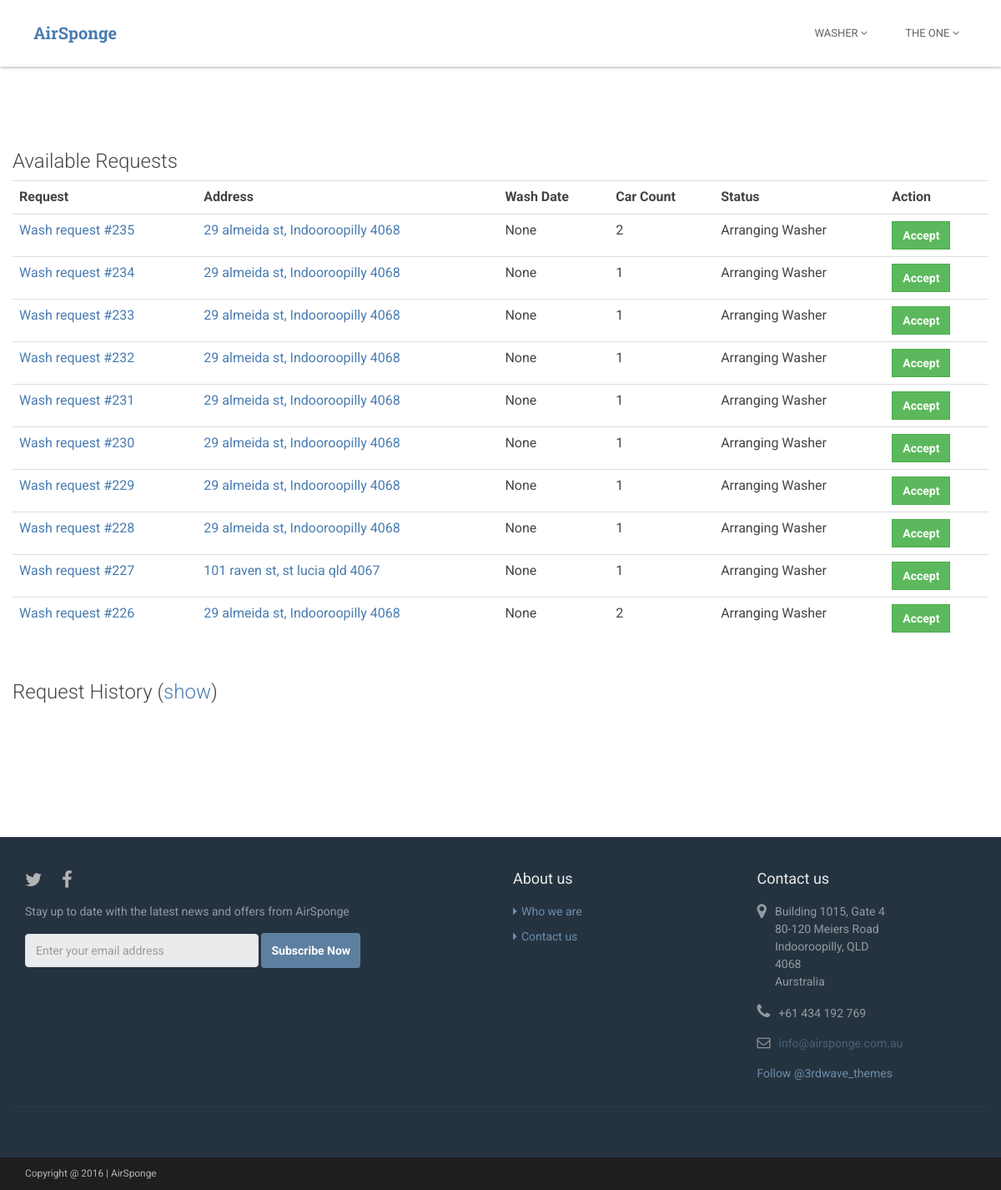
/accounts/dashboard/ (signed in), run on the app's committed database.
### a/models.py (models this page shows, shortened)
class BaseUser(AbstractUser):
    ROLE_CHOICES = [
        ('user', 'user'),
        ('washee', 'washee'),
        ('washer', 'washer'),
        ('both', 'both'),
    ]
    role = models.CharField(max_length=10, choices=ROLE_CHOICES, default='user')
    phone = models.CharField(max_length=20, null=True, blank=True)
    rating = models.FloatField(null=True, blank=True)

class WashRequest(models.Model):
    washee = models.ForeignKey(BaseUser, on_delete=models.CASCADE, null=True, blank=True,
                               related_name='assigned_washee')
    address = models.ForeignKey(Address, null=True, blank=True)
    washer = models.ForeignKey(BaseUser, on_delete=models.CASCADE, null=True, blank=True,
                               related_name='assigned_washer')
    promocode = models.ForeignKey(Promocode, on_delete=models.CASCADE, null=True, blank=True)
    STATUS_CHOICES = [
        (1, 'Payment Pending'),
        (2, 'Arranging Washer'),
        (3, 'Wash in Progress'),
        (4, 'Completed'),
        (0, 'Cancelled'),
    ]
    status = models.IntegerField(choices=STATUS_CHOICES, default=1)
    active = models.BooleanField(default=True)
    request_date = models.DateTimeField(null=True, blank=True)
    wash_date = models.DateTimeField(null=True, blank=True)
    water_details = models.CharField(max_length=40, null=True, blank=True)
    electricity_details = models.CharField(max_length=40, null=True, blank=True)
    vacuum_details = models.CharField(max_length=40, null=True, blank=True)
    description = models.CharField(max_length=254, null=True, blank=True)
    discount = models.FloatField(default=0, blank=True)
    car_count = models.IntegerField(default=1, blank=True)
    total_price = models.FloatField(default=0, blank=True)

class Address(models.Model):
    baseUser = models.OneToOneField(BaseUser, null=True, blank=True)
    street_address = models.CharField(max_length=200, null=True, blank=True)
    suburb = models.CharField(max_length=40, null=True, blank=True)
    city = models.CharField(max_length=40, null=True, blank=True)
    postcode = models.CharField(max_length=10, blank=True, null=True)
    state = models.CharField(max_length=20, null=True, blank=True)
    country = models.CharField(max_length=40, null=True, blank=True)
    oneline_address = models.CharField(max_length=200, null=True, blank=True)
    formatted = models.CharField(max_length=200, null=True, blank=True)

### a/views.py (the view)
# urls.py: url(r'^accounts/dashboard/$', views.dashboard, name='dashboard'),
@login_required
def dashboard(request):
    context = {}
    if request.user.role == 'user':
        context['message'] = 'Book a request now or sign up to become an AirSponge washer'
    elif request.user.role == 'washee':
        context['active_requests'] = WashRequest.objects.filter(washee=request.user, active=True).order_by(
            'request_date').reverse()
        context['inactive_requests'] = WashRequest.objects.filter(washee=request.user, active=False).order_by(
            'request_date').reverse()
    elif request.user.role == 'washer':
        context['available_requests'] = WashRequest.objects.filter(status=2).order_by(
            'request_date').reverse()
        context['active_requests'] = WashRequest.objects.filter(washer=request.user, active=True).order_by(
            'request_date').reverse()
        context['inactive_requests'] = WashRequest.objects.filter(washer=request.user, active=False).order_by(
            'request_date').reverse()
    return render(request, 'account/dashboard.html', context)

### a/templatetags/customtags.py (called while the page is built)
@register.filter(name='url_address')
def url_address(address):
    return address.replace(' ', '+')

### templates/account/dashboard.html (shortened to what this page needs)
{% extends 'base.html' %}
{% load i18n %}
{% block body-class %}
    class='dashboard-page'
{% endblock %}
{% block nav %}
    {% include 'nav.html' with none='-none' scrolled='scrolled' %}
{% endblock %}
{% block content %}
    <section class="dashboard-section custom-section section section-on-bg">
        <div class="container">
            {% if available_requests %}
                {% include 'account/dashboard-table.html' with r=available_requests status='available' string='Available Requests' %}
            {% endif %}
            {% if inactive_requests %}
                {% include 'account/dashboard-table.html' with r=inactive_requests status='inactive' string='Request History' %}
            {% endif %}
        </div>
    </section>
{% endblock %}

### templates/nav.html (shortened to what this page needs)
<header id="header{{ none }}" class="header navbar-fixed-top {{ scrolled }}">
    <div>
        <div class="branding">
            <h1 class="logo">
                <a href="/"><span class="text">AirSponge</span></a>
            </h1>
        </div>
        <nav class="main-nav navbar-right" role="navigation">
            <div id="navbar-collapse" class="navbar-collapse collapse">
                <ul class="nav navbar-nav">
                    {% if user.is_authenticated %}
                        {% if user.is_superuser %}
                            <li class="nav-item nav-item-cta dropdown">
                                <a data-toggle="dropdown"
                                   data-hover="dropdown" data-delay="0"
                                   data-close-others="false" href="#">
                                    {{ user.role }}
                                    <i class="fa fa-angle-down"></i>
                                </a>
                            </li>
                        {% endif %}
                        <li class="nav-item nav-item-cta last dropdown">
                            <a data-toggle="dropdown"
                               data-hover="dropdown" data-delay="0"
                               data-close-others="false" href="#">
                                {% if user.first_name %}
                                    {{ user.first_name }}
                                {% else %}
                                    {{ user.username }}
                                {% endif %}
                                <i class="fa fa-angle-down"></i>
                            </a>
                        </li>
                    {% else %}
                        <li class="nav-item"><a href="{% url 'account_login' %}">Log in</a></li>
                        <li class="nav-item nav-item-cta last">
                            <a href="{% url 'account_signup' %}">Sign
                                Up</a>
                        </li>
                    {% endif %}
                </ul>
            </div>
        </nav>
    </div>
</header>

### templates/account/dashboard-table.html (shortened to what this page needs)
{% load customtags %}
<div class="row">
    <h3 class="inner-section-title">
        {{ string }} {% if status == 'inactive' %}(<a id="history-toggle-btn" href="#">show</a>){% endif %}
    </h3>
</div>
<div class="row {{ status }}-requests {% if status == 'inactive' %}animate-height{% endif %}" >
    <table id="{{ status }}-requests-table" class="table table-hover" >
        <tr>
            <th>Request</th>
            <th>Address</th>
            <th>Wash Date</th>
            <th>Car Count</th>
            <th>Status</th>
            {% if status != 'inactive' %}
                <th>Action</th>
            {% endif %}
        </tr>
        {% for request in r %}
            <tr>
                <td>
                    <a href="{% url 'a:carwash' %}?id={{ request.id }}">Wash request
                        #{{ request.id }}</a>
                </td>
                <td>
                    <a href="https://google.com.au/maps/place/{{ request.address.oneline_address|url_address }}">
                        {{ request.address.oneline_address }}
                    </a>
                </td>
                <td>{{ request.wash_date }}</td>
                <td>{{ request.car_count }}</td>
                <td>{{ request.get_status_display }}</td>
                {% if status == 'available' %}
                    <td>
                        <a href="#" type="button" class="btn btn-success no-border-radius">Accept</a>
                    </td>
                {% endif %}
            </tr>
        {% endfor %}
    </table>
</div>

### a/static/css/styles-3.css (style rules this page uses)
body { font-family: 'Roboto', arial, sans-serif; color: #444444; font-size: 16px; -webkit-font-smoothing: antialiased; -moz-osx-font-smoothing: grayscale; }
a { color: #497cb1; -webkit-transition: all 0.4s ease-in-out; -moz-transition: all 0.4s ease-in-out; -ms-transition: all 0.4s ease-in-out; -o-transition: all 0.4s ease-in-out; }
.btn, a.btn { -webkit-transition: all 0.4s ease-in-out; -moz-transition: all 0.4s ease-in-out; -ms-transition: all 0.4s ease-in-out; -o-transition: all 0.4s ease-in-out; font-weight: bold; }
.header { color: #fff; width: 100%; position: relative; z-index: 40; height: 80px; }
.header.scrolled { height: 80px; top: 0; }
.header.scrolled .main-nav .nav .nav-item a { color: #666666; -webkit-opacity: 1; -moz-opacity: 1; opacity: 1; }
.header h1.logo { font-family: "Roboto Slab", arial, sans-serif; margin-top: 0; margin-bottom: 0; font-weight: bold; font-size: 15px; float: left; }
.header h1.logo a { color: #fff; padding: 15px 30px; display: inline-block; text-align: center; line-height: 1.4; max-width: 155px; background: #497cb1; -webkit-border-top-right-radius: 0; -webkit-border-bottom-right-radius: 4px; -webkit-border-bottom-left-radius: 4px; -webkit-border-top-left-radius: 0; -moz-border-radius-topright: 0; -moz-border-radius-bottomright: 4px; -moz-border-radius-bottomleft: 4px; -moz-border-radius-topleft: 0; border-top-right-radius: 0; border-bottom-right-radius: 4px; border-bottom-left-radius: 4px; border-top-left-radius: 0; -moz-background-clip: padding; -webkit-background-clip: padding-box; background-clip: padding-box; -webkit-transition: color 0.4s ease-in-out; -moz-transition: color 0.4s ease-in-out; -ms-transition: color 0.4s ease-in-out; -o-transition: color 0.4s ease-in-out; position: relative; font-size: 20px; }
.header .main-nav { margin-top: 15px; }
.header .main-nav .nav .nav-item { font-weight: normal; text-transform: uppercase; font-size: 13px; margin-right: 15px; }
.header .main-nav .nav .nav-item a { color: #fff; }
.header .main-nav .nav .nav-item.last { margin-right: 0; }
@media (min-width: 768px) { .header { height: inherit; } }
@media (min-width: 768px) { .header.scrolled { height: auto; -webkit-box-shadow: none; -moz-box-shadow: none; box-shadow: none; } }
@media (min-width: 768px) { .header.scrolled .main-nav .nav .nav-item a { color: #fff; -webkit-opacity: 1; -moz-opacity: 1; opacity: 1; } }
@media (min-width: 768px) { .header.navbar-fixed-top { position: relative; } }
@media (min-width: 768px) { .header h1.logo { float: none; text-align: center; } }
@media (min-width: 768px) { .header h1.logo a { margin: 0 auto; } }
@media (min-width: 768px) { .header .main-nav .nav .nav-item { margin-right: 10px; } }
@media (min-width: 768px) { .main-nav.navbar-right { float: none !important; } }
@media (min-width: 768px) { .navbar-collapse.collapse { text-align: center; } }
@media (min-width: 768px) { .navbar-collapse.collapse .navbar-nav { float: none; margin: 0 auto; display: inline-block; } }
@media (min-width: 992px) { .header { height: 80px; } }
@media (min-width: 992px) { .header.navbar-fixed-top { position: fixed; } }
@media (min-width: 992px) { .header.scrolled { background: #fff; z-index: 1000; height: 80px; top: 0; -webkit-box-shadow: 0 0 4px rgba(0, 0, 0, 0.5); -moz-box-shadow: 0 0 4px rgba(0, 0, 0, 0.5); box-shadow: 0 0 4px rgba(0, 0, 0, 0.5); } }
@media (min-width: 992px) { .header.scrolled h1.logo a { -webkit-border-radius: 0; -moz-border-radius: 0; -ms-border-radius: 0; -o-border-radius: 0; border-radius: 0; -moz-background-clip: padding; -webkit-background-clip: padding-box; background-clip: padding-box; color: #497cb1; background: #fff; padding-left: 0; padding-top: 25px; } }
@media (min-width: 992px) { .header.scrolled .main-nav .nav .nav-item a { color: #666666; -webkit-opacity: 1; -moz-opacity: 1; opacity: 1; } }
@media (min-width: 992px) { .main-nav { float: right !important; } }
@media (min-width: 992px) { .header h1.logo { float: left; margin: inherit; } }
@media (min-width: 992px) { .header .main-nav .nav .nav-item { margin-right: 15px; } }
@media (min-width: 992px) { .main-nav.navbar-right { float: right !important; } }
@media (min-width: 992px) { .navbar-fixed-top .navbar-collapse { padding-left: 15px; padding-right: 15px; } }

### data on the page
BaseUser: role "WASHER", first_name "THE ONE"
WashRequest: id "235", address.oneline_address "29 almeida st, Indooroopilly 4068", wash_date "None", car_count "2", status "Arranging Washer"
WashRequest: id "234", address.oneline_address "29 almeida st, Indooroopilly 4068", wash_date "None", car_count "1", status "Arranging Washer"
WashRequest: id "233", address.oneline_address "29 almeida st, Indooroopilly 4068", wash_date "None", car_count "1", status "Arranging Washer"
WashRequest: id "232", address.oneline_address "29 almeida st, Indooroopilly 4068", wash_date "None", car_count "1", status "Arranging Washer"
WashRequest: id "231", address.oneline_address "29 almeida st, Indooroopilly 4068", wash_date "None", car_count "1", status "Arranging Washer"
WashRequest: id "230", address.oneline_address "29 almeida st, Indooroopilly 4068", wash_date "None", car_count "1", status "Arranging Washer"
WashRequest: id "229", address.oneline_address "29 almeida st, Indooroopilly 4068", wash_date "None", car_count "1", status "Arranging Washer"
WashRequest: id "228", address.oneline_address "29 almeida st, Indooroopilly 4068", wash_date "None", car_count "1", status "Arranging Washer"
WashRequest: id "227", address.oneline_address "101 raven st, st lucia qld 4067", wash_date "None", car_count "1", status "Arranging Washer"
WashRequest: id "226", address.oneline_address "29 almeida st, Indooroopilly 4068", wash_date "None", car_count "2", status "Arranging Washer"

### other printed values
{{ string }} "Available Requests Request History"
